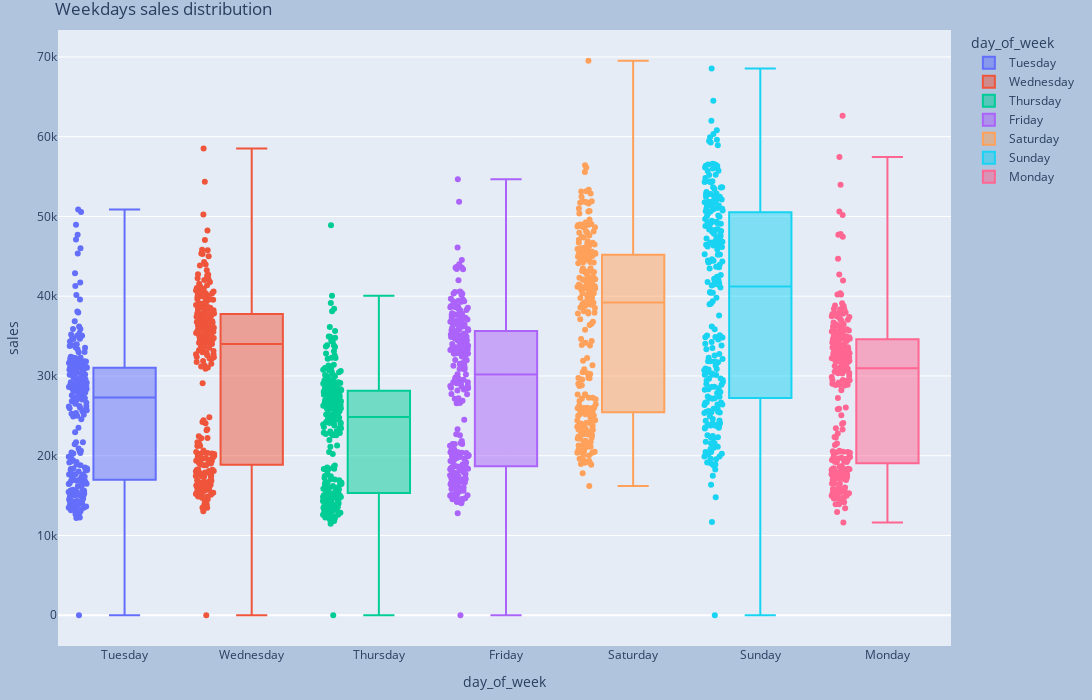

Notebook code for this chart:
### Code cell
# plot sales per each day of week
fig = px.box(day_level_df, x='day_of_week', y="sales", color="day_of_week",
             boxmode="overlay", points='all')
fig.update_layout(
    margin=dict(l=20, r=20, t=30, b=20),
    paper_bgcolor="LightSteelBlue",
    width=1400,
    height=700,
    title='Weekdays sales distribution',
)

### Figure 1 — Plotly figure (JSON) as saved in the notebook; plotly's stock layout.template omitted (floating-point values rounded to 4 significant figures; data arrays with more than 128 entries replaced by an {"elided": "..."} marker saying what was removed)
{"data": [{"alignmentgroup": "True", "boxpoints": "all", "hovertemplate": "day_of_week=%{x}<br>sales=%{y}<extra></extra>", "legendgroup": "Tuesday", "marker": {"color": "#636efa"}, "name": "Tuesday", "notched": false, "offsetgroup": "Tuesday", "orientation": "v", "showlegend": true, "type": "box", "x": {"elided": "242 str values"}, "x0": " ", "xaxis": "x", "y": {"elided": "242 float values"}, "y0": " ", "yaxis": "y"}, {"alignmentgroup": "True", "boxpoints": "all", "hovertemplate": "day_of_week=%{x}<br>sales=%{y}<extra></extra>", "legendgroup": "Wednesday", "marker": {"color": "#EF553B"}, "name": "Wednesday", "notched": false, "offsetgroup": "Wednesday", "orientation": "v", "showlegend": true, "type": "box", "x": {"elided": "240 str values"}, "x0": " ", "xaxis": "x", "y": {"elided": "240 float values"}, "y0": " ", "yaxis": "y"}, {"alignmentgroup": "True", "boxpoints": "all", "hovertemplate": "day_of_week=%{x}<br>sales=%{y}<extra></extra>", "legendgroup": "Thursday", "marker": {"color": "#00cc96"}, "name": "Thursday", "notched": false, "offsetgroup": "Thursday", "orientation": "v", "showlegend": true, "type": "box", "x": {"elided": "240 str values"}, "x0": " ", "xaxis": "x", "y": {"elided": "240 float values"}, "y0": " ", "yaxis": "y"}, {"alignmentgroup": "True", "boxpoints": "all", "hovertemplate": "day_of_week=%{x}<br>sales=%{y}<extra></extra>", "legendgroup": "Friday", "marker": {"color": "#ab63fa"}, "name": "Friday", "notched": false, "offsetgroup": "Friday", "orientation": "v", "showlegend": true, "type": "box", "x": {"elided": "240 str values"}, "x0": " ", "xaxis": "x", "y": {"elided": "240 float values"}, "y0": " ", "yaxis": "y"}, {"alignmentgroup": "True", "boxpoints": "all", "hovertemplate": "day_of_week=%{x}<br>sales=%{y}<extra></extra>", "legendgroup": "Saturday", "marker": {"color": "#FFA15A"}, "name": "Saturday", "notched": false, "offsetgroup": "Saturday", "orientation": "v", "showlegend": true, "type": "box", "x": {"elided": "241 str values"}, "x0": " ", "xaxis": "x", "y": {"elided": "241 float values"}, "y0": " ", "yaxis": "y"}, {"alignmentgroup": "True", "boxpoints": "all", "hovertemplate": "day_of_week=%{x}<br>sales=%{y}<extra></extra>", "legendgroup": "Sunday", "marker": {"color": "#19d3f3"}, "name": "Sunday", "notched": false, "offsetgroup": "Sunday", "orientation": "v", "showlegend": true, "type": "box", "x": {"elided": "240 str values"}, "x0": " ", "xaxis": "x", "y": {"elided": "240 float values"}, "y0": " ", "yaxis": "y"}, {"alignmentgroup": "True", "boxpoints": "all", "hovertemplate": "day_of_week=%{x}<br>sales=%{y}<extra></extra>", "legendgroup": "Monday", "marker": {"color": "#FF6692"}, "name": "Monday", "notched": false, "offsetgroup": "Monday", "orientation": "v", "showlegend": true, "type": "box", "x": {"elided": "241 str values"}, "x0": " ", "xaxis": "x", "y": {"elided": "241 float values"}, "y0": " ", "yaxis": "y"}], "layout": {"boxmode": "overlay", "height": 700, "legend": {"title": {"text": "day_of_week"}, "tracegroupgap": 0}, "margin": {"b": 20, "l": 20, "r": 20, "t": 30}, "paper_bgcolor": "LightSteelBlue", "title": {"text": "Weekdays sales distribution"}, "width": 1400, "xaxis": {"anchor": "y", "categoryarray": ["Tuesday", "Wednesday", "Thursday", "Friday", "Saturday", "Sunday", "Monday"], "categoryorder": "array", "domain": [0, 1], "title": {"text": "day_of_week"}}, "yaxis": {"anchor": "x", "domain": [0, 1], "title": {"text": "sales"}}}}
